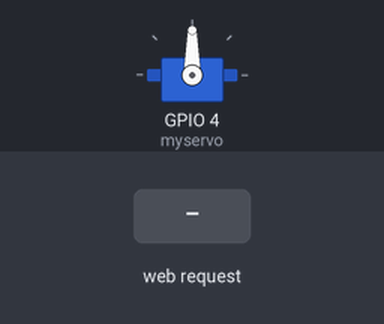
Bench run of a sketch on a simulated ESP8266 (Wemos D1 mini). Shown: servo. The test bench sets the inputs (shaded band). WiFi joins after 1.5 s; servers stay silent unless stated; what the sketch prints to the serial monitor is not drawn.

Above: at 1.2 s.
1.3 s: HTTP request GET /open received
At 2.8 s:
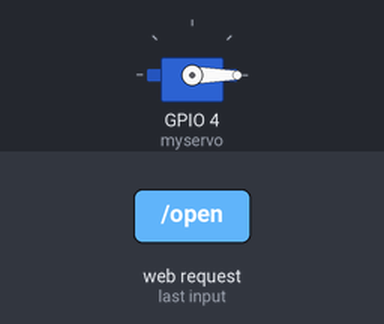
3.3 s: HTTP request GET /lock received
At 4.0 s:
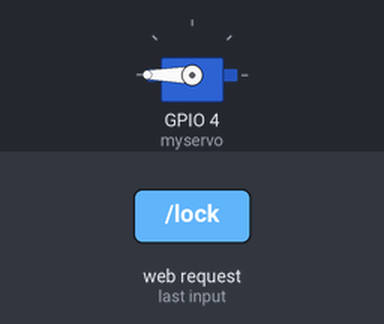
Timing chart, 0 to 6.3 s (numbered marks = the images above; inputs shaded):
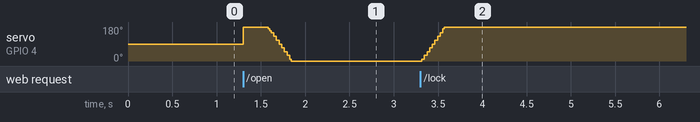

The sketch:

Wemos_D1_mini.ino
```cpp
/*

 This example connects to an unencrypted Wifi network.
 Then it prints the  MAC address of the Wifi shield,
 the IP address obtained, and other network details.

 Circuit:
 * WiFi shield attached

 created 13 July 2010
 by dlf (Metodo2 srl)
 modified 31 May 2012
 by Tom Igoe
 */


#include <ESP8266WiFi.h>        // Include the Wi-Fi library
#include <Servo.h>

#include <WiFiClient.h>
#include <ESP8266WebServer.h>
#include <ESP8266mDNS.h>

ESP8266WebServer server(80);

Servo myservo;  // create servo object to control a servo
// twelve servo objects can be created on most boards

int pos = 0;    // variable to store the servo position

const char *ssid = "ESP8266 Access Point"; // The name of the Wi-Fi network that will be created
const char *password = "thereisnospoon";   // The password required to connect to it, leave blank for an open network

void setup() {
  Serial.begin(115200);         // Start the Serial communication to send messages to the computer
  delay(10);
  Serial.println('\n');

//  WiFi.begin(ssid, password);             // Connect to the network
//  Serial.print("Connecting to ");
//  Serial.print(ssid); Serial.println(" ...");
//
//  int i = 0;
//  while (WiFi.status() != WL_CONNECTED) { // Wait for the Wi-Fi to connect
//    delay(1000);
//    Serial.print(++i); Serial.print(' ');
//  }
//
//  Serial.println('\n');
//  Serial.println("Connection established!");
//  Serial.print("IP address:\t");
//  Serial.println(WiFi.localIP());         // Send the IP address of the ESP8266 to the computer

  // Create an access point (to have a small local wifi network, to which the other ESP8266 can connect)
  WiFi.softAP(ssid, password);             // Start the access point
  Serial.print("Access Point \"");
  Serial.print(ssid);
  Serial.println("\" started");

  Serial.print("IP address:\t");
  Serial.println(WiFi.softAPIP());

  myservo.attach(4);  // attaches the servo on pin 4 to the servo object

  //  start web server

  if (MDNS.begin("esp8266")) {
    Serial.println("MDNS responder started");
  }

  server.on("/", handleRoot);

  server.on("/open", []() {
    open();
    server.send(200, "text/plain", "Opening door");
  });
  server.on("/lock", []() {
    close();
    server.send(200, "text/plain", "Locking door");
  });
  server.onNotFound(handleNotFound);

  server.begin();
  Serial.println("HTTP server started");
}

void loop() {
//  Serial.println("Opening");
//  open();
//  delay(10000);
//  close();
  server.handleClient();
  MDNS.update();
}

// Servo

//////////////////////////////////////////////////////////////////
// TODO check why close does nothing and open continues forever //
//////////////////////////////////////////////////////////////////

void close(){
  for (pos = 0; pos <= 360; pos += 10) { // goes from 0 degrees to 180 degrees
    // in steps of 1 degree
    myservo.write(pos);              // tell servo to go to position in variable 'pos'
    delay(15);                       // waits 15ms for the servo to reach the position
  }
}
void open(){
  for (pos = 360; pos >= 0; pos -= 10) { // goes from 180 degrees to 0 degrees
    myservo.write(pos);              // tell servo to go to position in variable 'pos'
    delay(15);                       // waits 15ms for the servo to reach the position
  }
}

// Web server

void handleRoot() {
  server.send(200, "text/plain", "hello from esp8266!");
}

void handleNotFound() {
  String message = "File Not Found\n\n";
  message += "URI: ";
  message += server.uri();
  message += "\nMethod: ";
  message += (server.method() == HTTP_GET) ? "GET" : "POST";
  message += "\nArguments: ";
  message += server.args();
  message += "\n";
  for (uint8_t i = 0; i < server.args(); i++) {
    message += " " + server.argName(i) + ": " + server.arg(i) + "\n";
  }
  server.send(404, "text/plain", message);
}
```

Measured:
- after the input at 3.3 s, servo on GPIO 4 (myservo): moves from 0° to 180° over 0.26 s, starting at once
